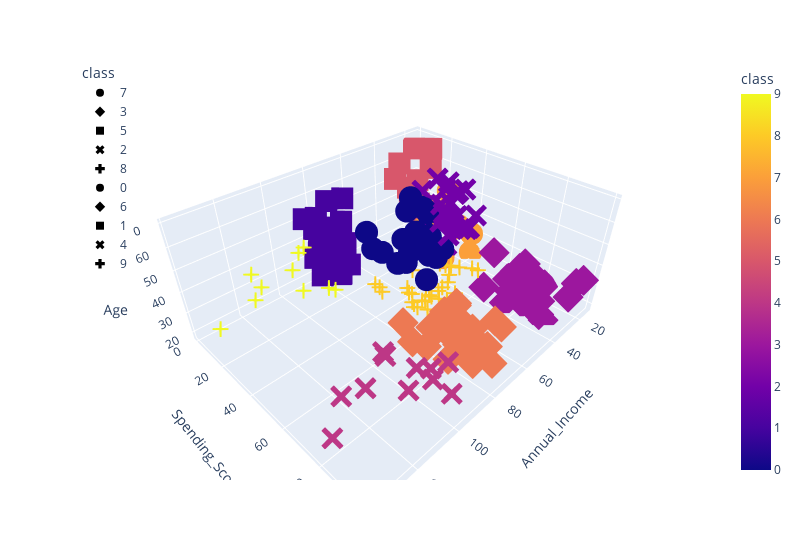

Notebook cell for this chart:
### Code cell
test_cluster_amount(df_shopping, 10)

fig = px.scatter_3d(
    df_shopping,
x="Annual_Income",
    y="Spending_Score",
    z="Age",
color="class",
    symbol="class",
    width=800,
)
fig.update_layout(legend=dict(x=0, y=1))
fig.show()

### Figure 1 — Plotly figure (JSON) as saved in the notebook; plotly's stock layout.template omitted (floating-point values rounded to 4 significant figures)
{"data": [{"hovertemplate": "class=%{marker.color}<br>Annual_Income=%{x}<br>Spending_Score=%{y}<br>Age=%{z}<extra></extra>", "legendgroup": "7", "marker": {"color": [7, 7, 7, 7, 7, 7, 7, 7, 7, 7, 7, 7], "coloraxis": "coloraxis", "symbol": "circle"}, "mode": "markers", "name": "7", "scene": "scene", "showlegend": true, "type": "scatter3d", "x": [15, 17, 21, 23, 24, 28, 29, 37, 39, 39, 40, 40], "y": [39, 40, 35, 29, 35, 32, 31, 26, 36, 28, 42, 42], "z": [19, 31, 35, 52, 35, 45, 40, 36, 48, 49, 29, 31]}, {"hovertemplate": "class=%{marker.color}<br>Annual_Income=%{x}<br>Spending_Score=%{y}<br>Age=%{z}<extra></extra>", "legendgroup": "3", "marker": {"color": [3, 3, 3, 3, 3, 3, 3, 3, 3, 3, 3, 3, 3, 3, 3, 3, 3, 3, 3, 3, 3, 3], "coloraxis": "coloraxis", "symbol": "diamond"}, "mode": "markers", "name": "3", "scene": "scene", "showlegend": true, "type": "scatter3d", "x": [15, 16, 17, 18, 19, 19, 20, 20, 21, 23, 24, 25, 28, 28, 29, 30, 33, 33, 34, 37, 38, 39], "y": [81, 77, 76, 94, 72, 99, 77, 79, 66, 98, 73, 73, 82, 61, 87, 73, 92, 81, 73, 75, 92, 65], "z": [21, 23, 22, 23, 30, 35, 24, 22, 20, 35, 25, 31, 29, 35, 23, 21, 18, 21, 30, 20, 24, 24]}, {"hovertemplate": "class=%{marker.color}<br>Annual_Income=%{x}<br>Spending_Score=%{y}<br>Age=%{z}<extra></extra>", "legendgroup": "5", "marker": {"color": [5, 5, 5, 5, 5, 5, 5, 5, 5, 5, 5, 5], "coloraxis": "coloraxis", "symbol": "square"}, "mode": "markers", "name": "5", "scene": "scene", "showlegend": true, "type": "scatter3d", "x": [16, 18, 19, 19, 20, 20, 25, 28, 30, 33, 33, 34], "y": [6, 6, 3, 14, 15, 13, 5, 14, 4, 4, 14, 17], "z": [20, 35, 64, 67, 58, 37, 46, 54, 60, 53, 49, 42]}, {"hovertemplate": "class=%{marker.color}<br>Annual_Income=%{x}<br>Spending_Score=%{y}<br>Age=%{z}<extra></extra>", "legendgroup": "2", "marker": {"color": [2, 2, 2, 2, 2, 2, 2, 2, 2, 2, 2, 2, 2, 2, 2, 2, 2, 2, 2, 2, 2, 2, 2, 2, 2], "coloraxis": "coloraxis", "symbol": "x"}, "mode": "markers", "name": "2", "scene": "scene", "showlegend": true, "type": "scatter3d", "x": [38, 40, 42, 43, 43, 43, 44, 44, 46, 46, 47, 47, 48, 48, 48, 49, 49, 50, 50, 54, 54, 54, 57, 59, 62], "y": [35, 55, 52, 60, 45, 41, 50, 46, 46, 56, 52, 59, 51, 50, 48, 55, 42, 49, 56, 47, 51, 41, 58, 55, 59], "z": [65, 50, 49, 59, 50, 47, 51, 69, 53, 70, 67, 54, 63, 43, 68, 70, 47, 60, 60, 59, 57, 67, 55, 68, 67]}, {"hovertemplate": "class=%{marker.color}<br>Annual_Income=%{x}<br>Spending_Score=%{y}<br>Age=%{z}<extra></extra>", "legendgroup": "8", "marker": {"color": [8, 8, 8, 8, 8, 8, 8, 8, 8, 8, 8, 8, 8, 8, 8, 8, 8, 8, 8, 8, 8, 8, 8, 8, 8, 8, 8, 8, 8, 8, 8], "coloraxis": "coloraxis", "symbol": "cross"}, "mode": "markers", "name": "8", "scene": "scene", "showlegend": true, "type": "scatter3d", "x": [39, 40, 42, 43, 46, 46, 48, 48, 48, 54, 54, 54, 54, 57, 58, 59, 60, 60, 60, 61, 62, 62, 62, 63, 64, 65, 65, 67, 70, 72, 76], "y": [61, 47, 60, 54, 51, 55, 59, 59, 47, 54, 52, 55, 57, 55, 60, 41, 42, 52, 50, 49, 41, 55, 42, 54, 46, 48, 50, 56, 29, 34, 40], "z": [31, 27, 33, 31, 27, 19, 18, 19, 32, 26, 23, 38, 21, 22, 34, 18, 32, 24, 27, 20, 23, 26, 21, 19, 19, 18, 19, 27, 23, 25, 28]}, {"hovertemplate": "class=%{marker.color}<br>Annual_Income=%{x}<br>Spending_Score=%{y}<br>Age=%{z}<extra></extra>", "legendgroup": "0", "marker": {"color": [0, 0, 0, 0, 0, 0, 0, 0, 0, 0, 0, 0, 0, 0, 0, 0, 0, 0, 0, 0, 0, 0, 0, 0, 0, 0, 0], "coloraxis": "coloraxis", "symbol": "circle"}, "mode": "markers", "name": "0", "scene": "scene", "showlegend": true, "type": "scatter3d", "x": [54, 54, 54, 54, 54, 58, 60, 60, 60, 61, 62, 62, 63, 63, 63, 63, 63, 64, 65, 65, 67, 67, 67, 69, 71, 77, 79], "y": [53, 48, 42, 44, 46, 46, 49, 40, 47, 42, 48, 56, 50, 46, 43, 48, 52, 42, 43, 59, 43, 57, 40, 58, 35, 36, 35], "z": [45, 40, 49, 46, 48, 50, 48, 40, 47, 48, 49, 49, 66, 54, 68, 66, 65, 38, 63, 49, 51, 50, 38, 40, 43, 48, 56]}, {"hovertemplate": "class=%{marker.color}<br>Annual_Income=%{x}<br>Spending_Score=%{y}<br>Age=%{z}<extra></extra>", "legendgroup": "6", "marker": {"color": [6, 6, 6, 6, 6, 6, 6, 6, 6, 6, 6, 6, 6, 6, 6, 6, 6, 6, 6, 6, 6, 6, 6, 6, 6, 6, 6, 6], "coloraxis": "coloraxis", "symbol": "diamond"}, "mode": "markers", "name": "6", "scene": "scene", "showlegend": true, "type": "scatter3d", "x": [69, 70, 71, 71, 71, 72, 73, 73, 74, 75, 76, 77, 77, 78, 78, 78, 78, 78, 78, 79, 81, 85, 86, 87, 87, 87, 88, 88], "y": [91, 77, 95, 75, 75, 71, 88, 73, 72, 93, 87, 97, 74, 90, 88, 76, 89, 78, 73, 83, 93, 75, 95, 63, 75, 92, 86, 69], "z": [39, 31, 40, 38, 39, 31, 29, 32, 35, 32, 32, 28, 32, 34, 39, 38, 27, 30, 30, 29, 31, 36, 33, 32, 28, 36, 30, 27]}, {"hovertemplate": "class=%{marker.color}<br>Annual_Income=%{x}<br>Spending_Score=%{y}<br>Age=%{z}<extra></extra>", "legendgroup": "1", "marker": {"color": [1, 1, 1, 1, 1, 1, 1, 1, 1, 1, 1, 1, 1, 1, 1, 1, 1, 1, 1, 1, 1, 1], "coloraxis": "coloraxis", "symbol": "square"}, "mode": "markers", "name": "1", "scene": "scene", "showlegend": true, "type": "scatter3d", "x": [71, 71, 73, 73, 74, 75, 77, 78, 78, 78, 78, 78, 78, 81, 85, 86, 87, 87, 87, 88, 88, 93], "y": [11, 9, 5, 7, 10, 5, 12, 22, 17, 20, 16, 1, 1, 5, 26, 20, 27, 13, 10, 13, 15, 14], "z": [59, 47, 20, 44, 19, 57, 25, 34, 43, 44, 47, 37, 34, 19, 50, 42, 36, 40, 36, 52, 58, 59]}, {"hovertemplate": "class=%{marker.color}<br>Annual_Income=%{x}<br>Spending_Score=%{y}<br>Age=%{z}<extra></extra>", "legendgroup": "4", "marker": {"color": [4, 4, 4, 4, 4, 4, 4, 4, 4, 4, 4], "coloraxis": "coloraxis", "symbol": "x"}, "mode": "markers", "name": "4", "scene": "scene", "showlegend": true, "type": "scatter3d", "x": [93, 97, 98, 99, 101, 103, 103, 113, 120, 126, 137], "y": [90, 86, 88, 97, 68, 85, 69, 91, 79, 74, 83], "z": [35, 32, 29, 30, 28, 36, 32, 38, 35, 32, 30]}, {"hovertemplate": "class=%{marker.color}<br>Annual_Income=%{x}<br>Spending_Score=%{y}<br>Age=%{z}<extra></extra>", "legendgroup": "9", "marker": {"color": [9, 9, 9, 9, 9, 9, 9, 9, 9, 9], "coloraxis": "coloraxis", "symbol": "cross"}, "mode": "markers", "name": "9", "scene": "scene", "showlegend": true, "type": "scatter3d", "x": [97, 98, 99, 101, 103, 103, 113, 120, 126, 137], "y": [32, 15, 39, 24, 17, 23, 8, 16, 28, 18], "z": [37, 46, 41, 54, 41, 34, 33, 47, 45, 32]}], "layout": {"coloraxis": {"colorbar": {"title": {"text": "class"}}, "colorscale": [[0, "#0d0887"], [0.1111, "#46039f"], [0.2222, "#7201a8"], [0.3333, "#9c179e"], [0.4444, "#bd3786"], [0.5556, "#d8576b"], [0.6667, "#ed7953"], [0.7778, "#fb9f3a"], [0.8889, "#fdca26"], [1, "#f0f921"]]}, "legend": {"title": {"text": "class"}, "tracegroupgap": 0, "x": 0, "y": 1}, "margin": {"t": 60}, "scene": {"domain": {"x": [0, 1], "y": [0, 1]}, "xaxis": {"title": {"text": "Annual_Income"}}, "yaxis": {"title": {"text": "Spending_Score"}}, "zaxis": {"title": {"text": "Age"}}}, "width": 800}}
